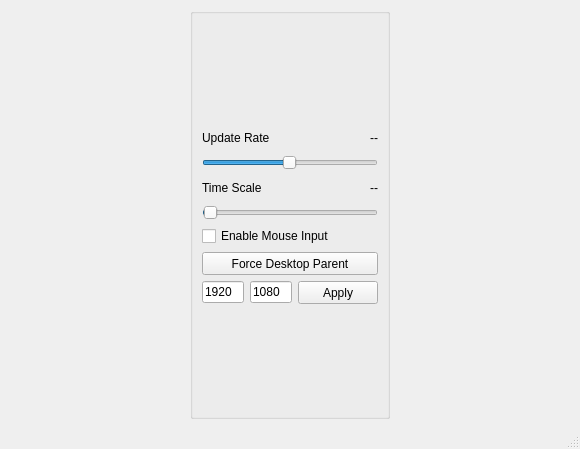
<?xml version="1.0" encoding="UTF-8"?>
<ui version="4.0">
 <class>MainWindow</class>
 <widget class="QMainWindow" name="MainWindow">
  <property name="geometry">
   <rect>
    <x>0</x>
    <y>0</y>
    <width>580</width>
    <height>449</height>
   </rect>
  </property>
  <property name="maximumSize">
   <size>
    <width>16777215</width>
    <height>16777215</height>
   </size>
  </property>
  <property name="windowTitle">
   <string>WallShader</string>
  </property>
  <widget class="QWidget" name="centralwidget">
   <layout class="QGridLayout" name="gridLayout">
    <property name="leftMargin">
     <number>8</number>
    </property>
    <property name="topMargin">
     <number>8</number>
    </property>
    <property name="rightMargin">
     <number>8</number>
    </property>
    <property name="bottomMargin">
     <number>8</number>
    </property>
    <item row="0" column="0">
     <widget class="QGroupBox" name="groupBox">
      <property name="maximumSize">
       <size>
        <width>200</width>
        <height>16777215</height>
       </size>
      </property>
      <property name="title">
       <string/>
      </property>
      <property name="flat">
       <bool>false</bool>
      </property>
      <property name="checkable">
       <bool>false</bool>
      </property>
      <layout class="QVBoxLayout" name="verticalLayout_3">
       <item>
        <layout class="QVBoxLayout" name="verticalLayout">
         <item>
          <layout class="QHBoxLayout" name="horizontalLayout_3">
           <item>
            <widget class="QLabel" name="label_3">
             <property name="maximumSize">
              <size>
               <width>16777215</width>
               <height>23</height>
              </size>
             </property>
             <property name="text">
              <string>Update Rate</string>
             </property>
            </widget>
           </item>
           <item>
            <widget class="QLabel" name="updateRateLabel">
             <property name="maximumSize">
              <size>
               <width>16777215</width>
               <height>23</height>
              </size>
             </property>
             <property name="text">
              <string>--</string>
             </property>
             <property name="alignment">
              <set>Qt::AlignRight|Qt::AlignTrailing|Qt::AlignVCenter</set>
             </property>
            </widget>
           </item>
          </layout>
         </item>
         <item>
          <widget class="QSlider" name="updateRateSlider">
           <property name="sizePolicy">
            <sizepolicy hsizetype="Minimum" vsizetype="Fixed">
             <horstretch>0</horstretch>
             <verstretch>0</verstretch>
            </sizepolicy>
           </property>
           <property name="minimum">
            <number>1</number>
           </property>
           <property name="maximum">
            <number>120</number>
           </property>
           <property name="singleStep">
            <number>1</number>
           </property>
           <property name="pageStep">
            <number>10</number>
           </property>
           <property name="value">
            <number>60</number>
           </property>
           <property name="orientation">
            <enum>Qt::Horizontal</enum>
           </property>
           <property name="invertedAppearance">
            <bool>false</bool>
           </property>
           <property name="tickInterval">
            <number>0</number>
           </property>
          </widget>
         </item>
         <item>
          <layout class="QHBoxLayout" name="horizontalLayout_2">
           <property name="sizeConstraint">
            <enum>QLayout::SetDefaultConstraint</enum>
           </property>
           <item>
            <widget class="QLabel" name="label">
             <property name="maximumSize">
              <size>
               <width>16777215</width>
               <height>23</height>
              </size>
             </property>
             <property name="text">
              <string>Time Scale</string>
             </property>
            </widget>
           </item>
           <item>
            <widget class="QLabel" name="timescaleLabel">
             <property name="maximumSize">
              <size>
               <width>16777215</width>
               <height>23</height>
              </size>
             </property>
             <property name="text">
              <string>--</string>
             </property>
             <property name="alignment">
              <set>Qt::AlignRight|Qt::AlignTrailing|Qt::AlignVCenter</set>
             </property>
            </widget>
           </item>
          </layout>
         </item>
         <item>
          <widget class="QSlider" name="timescaleSlider">
           <property name="sizePolicy">
            <sizepolicy hsizetype="Minimum" vsizetype="Fixed">
             <horstretch>0</horstretch>
             <verstretch>0</verstretch>
            </sizepolicy>
           </property>
           <property name="minimum">
            <number>1</number>
           </property>
           <property name="maximum">
            <number>1000</number>
           </property>
           <property name="singleStep">
            <number>1</number>
           </property>
           <property name="pageStep">
            <number>10</number>
           </property>
           <property name="value">
            <number>10</number>
           </property>
           <property name="orientation">
            <enum>Qt::Horizontal</enum>
           </property>
           <property name="invertedAppearance">
            <bool>false</bool>
           </property>
           <property name="tickInterval">
            <number>0</number>
           </property>
          </widget>
         </item>
         <item>
          <widget class="QCheckBox" name="mouseCheckBox">
           <property name="sizePolicy">
            <sizepolicy hsizetype="Minimum" vsizetype="Fixed">
             <horstretch>0</horstretch>
             <verstretch>0</verstretch>
            </sizepolicy>
           </property>
           <property name="text">
            <string>Enable Mouse Input</string>
           </property>
          </widget>
         </item>
         <item>
          <widget class="QPushButton" name="forceButton">
           <property name="sizePolicy">
            <sizepolicy hsizetype="Minimum" vsizetype="Fixed">
             <horstretch>0</horstretch>
             <verstretch>0</verstretch>
            </sizepolicy>
           </property>
           <property name="minimumSize">
            <size>
             <width>0</width>
             <height>23</height>
            </size>
           </property>
           <property name="text">
            <string>Force Desktop Parent</string>
           </property>
          </widget>
         </item>
         <item>
          <layout class="QHBoxLayout" name="horizontalLayout_4">
           <item>
            <widget class="QLineEdit" name="resWidth">
             <property name="text">
              <string>1920</string>
             </property>
            </widget>
           </item>
           <item>
            <widget class="QLineEdit" name="resHeight">
             <property name="text">
              <string>1080</string>
             </property>
            </widget>
           </item>
           <item>
            <widget class="QPushButton" name="setResButton">
             <property name="minimumSize">
              <size>
               <width>0</width>
               <height>23</height>
              </size>
             </property>
             <property name="text">
              <string>Apply</string>
             </property>
            </widget>
           </item>
          </layout>
         </item>
        </layout>
       </item>
      </layout>
      <zorder>timescaleLabel</zorder>
      <zorder></zorder>
     </widget>
    </item>
    <item row="0" column="1">
     <layout class="QHBoxLayout" name="galleryContainerLayout">
      <property name="sizeConstraint">
       <enum>QLayout::SetMaximumSize</enum>
      </property>
     </layout>
    </item>
   </layout>
  </widget>
  <widget class="QStatusBar" name="statusbar">
   <property name="sizeGripEnabled">
    <bool>true</bool>
   </property>
  </widget>
 </widget>
 <resources/>
 <connections>
  <connection>
   <sender>timescaleSlider</sender>
   <signal>valueChanged(int)</signal>
   <receiver>timescaleLabel</receiver>
   <slot>setNum(int)</slot>
   <hints>
    <hint type="sourcelabel">
     <x>160</x>
     <y>84</y>
    </hint>
    <hint type="destinationlabel">
     <x>218</x>
     <y>90</y>
    </hint>
   </hints>
  </connection>
  <connection>
   <sender>updateRateSlider</sender>
   <signal>valueChanged(int)</signal>
   <receiver>updateRateLabel</receiver>
   <slot>setNum(int)</slot>
   <hints>
    <hint type="sourcelabel">
     <x>113</x>
     <y>135</y>
    </hint>
    <hint type="destinationlabel">
     <x>222</x>
     <y>124</y>
    </hint>
   </hints>
  </connection>
 </connections>
</ui>
